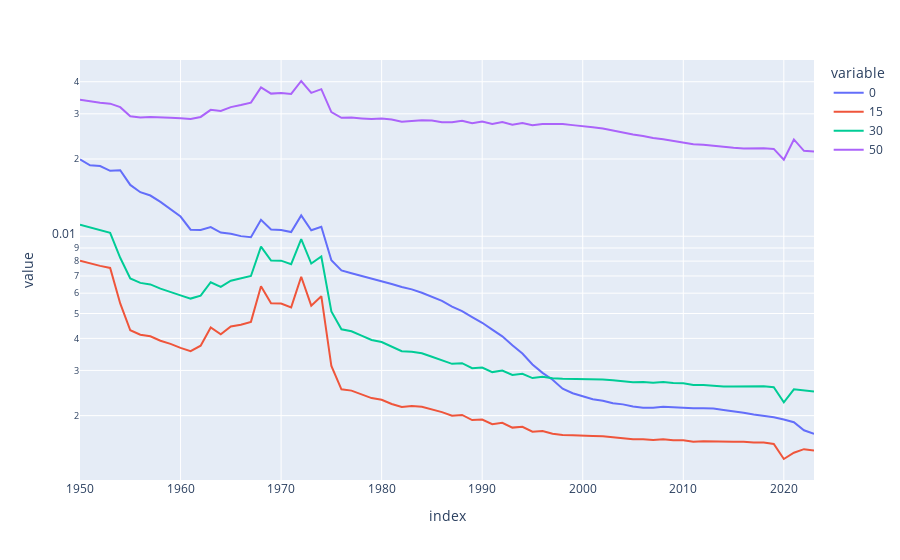

Notebook cell for this chart:
### Code cell
mapped_rates.plot().update_yaxes(type='log')
